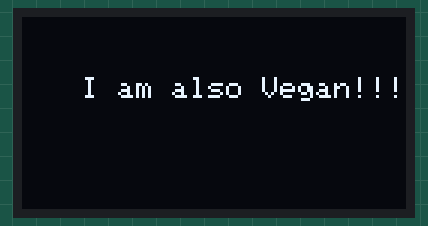
Recording of a sketch running on a simulated Arduino Uno, built with avr-gcc and run on an emulated ATmega328P. On the bench: 128×64 one-colour display.

Above: at 0.12 s.

The sketch:

sketch_aug24c.ino
```cpp
#include<Adafruit_SSD1306.h>
#include<Wire.h>
#define OLED_RESET LED_BUILTIN
Adafruit_SSD1306 oled(OLED_RESET);
void setup() {
  oled.begin(SSD1306_SWITCHCAPVCC,0x3C);
  oled.clearDisplay();
}

void loop() {
  oled.clearDisplay();
  oled.setTextColor(WHITE);
  oled.setTextSize(1);
  oled.setCursor(20,20);
  oled.print("I am also Vegan!!!");
  oled.display();
  delay(100);
  oled.clearDisplay();
  oled.setCursor(20,10);
  oled.print("hi");
  oled.display();
  delay(100);
}
```
